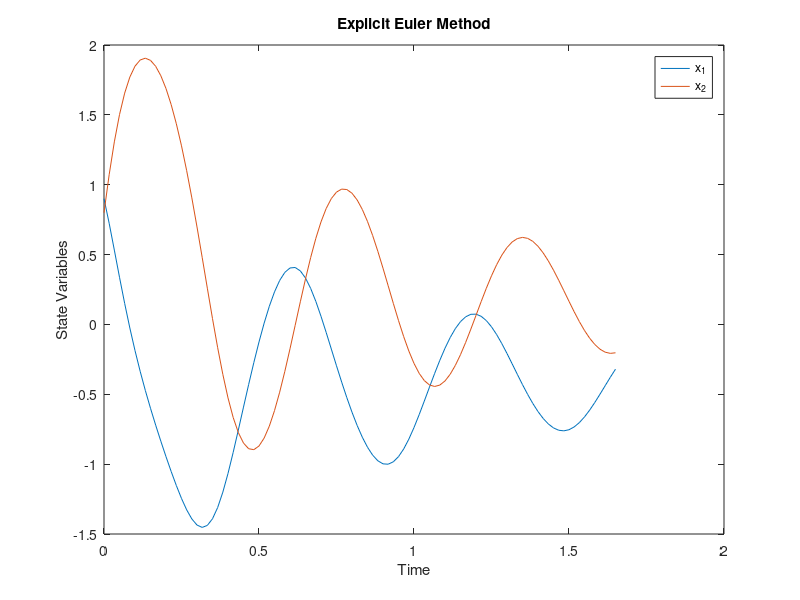

The MATLAB script that drew this image: (Note: this script raises an error after producing the figure.)
clc
clear

% Initial conditions
x_ini = [0.9; 0.8];  % Initial values of x

% Parameters
dt = 1/60/1;  % Time step (4 samples per cycle)
nt = 100;     % Number of time points
nx = 2;       % Number of variables (states)
nu = 1;       % Number of control inputs

wbase = 2 * pi * 60;
M = 30;
Pm = 5;
Pmax = 10;
J = [0 -1; 1 0];
%R = zeros(2, 2);
R = diag([0.3;0]);
% Define Hamiltonian H and its derivative dH
H = @(x) wbase * x(1)^2 / (2 * M) - Pmax * cos(x(2));
dH = @(x) [wbase * x(1) / M; Pmax * sin(x(2))];

% Define system dynamics function f
f = @(x) (J - R) * dH(x) + [0; Pm];

%% Explicit Euler Method %%

tode = (0:nt-1) * dt;   % Time vector
xode_explicit = zeros(nx, nt);  % State trajectory for explicit method
Hode_explicit = zeros(nt,1);
x_explicit = x_ini;     % Initial state
xode_explicit(:, 1) = x_explicit;  % Store initial state
Hode_explicit(1) = H(xode_explicit);
for k = 2:nt
    x_explicit = x_explicit + dt * f(x_explicit);
    xode_explicit(:, k) = x_explicit;
    Hode_explicit(k) = H(x_explicit);
end

figure(1)
plot(tode, xode_explicit')
title('Explicit Euler Method')
xlabel('Time')
ylabel('State Variables')
legend('x_1', 'x_2')


%% Implicit Euler Method %%
tode = (0:nt-1) * dt;   % Time vector
xode_implicit = zeros(nx, nt);  % State trajectory for implicit method
Hode_implicit = zeros(nt,1);
x_implicit = x_ini;     % Initial state
xode_implicit(:, 1) = x_implicit;  % Store initial state
Hode_implicit(1) = H(xode_implicit);

for k = 2:nt
    x_implicit = T(f, x_implicit, dt);
    xode_implicit(:, k) = x_implicit;
    Hode_implicit(k) = H(x_implicit);
end

figure(2)
plot(tode, xode_implicit')
title('Implicit Euler Method')
xlabel('Time')
ylabel('State Variables')
legend('x_1', 'x_2')



%% Runge-Kutta explicito %%

tode      = (1:nt)*dt;
xode      = zeros(nx,nt);
hode3 = zeros(nt,1);
x         = x_ini;
xode(:,1) = x_ini;
hode3(1) = H(x);

for k = 2:nt
    x = x + dt*Fr(f,x,dt);
    xode(:,k) = x;
    hode3(k) = H(x);
end

figure(3)
plot(tode,xode)
title("Explicit Rugen-Kutta Method")
xlabel('Time')
ylabel('State Variables')
legend('x_1', 'x_2')
grid on

%% Runge-Kutta implicito %% 

tode      = (1:nt)*dt;
xode      = zeros(nx,nt);
hode4     = zeros(nt,1);
x         = x_ini;
xode(:,1) = x_ini;
hode4(1) = H(x);

for k = 2:nt
    x = T(@(x) Fr(f,x,dt),x,dt); 
    xode(:,k) = x;
    hode4(k) = H(x);
end

figure(4)
plot(tode,xode)
title("Implicit Rugen-Kutta Method")
xlabel('Time')
ylabel('State Variables')
legend('x_1', 'x_2')
grid on

figure(5)
plot(tode, [Hode_explicit Hode_implicit hode3 hode4]')
title('Hamiltonian')
xlabel('Time')
ylabel('Hamiltonians')
legend('EulerEx_1', 'EulerImp_2', 'RkktExp_1', 'RkktImp_1')


[t,x] = ode45(@(t,x) f(x),tode,x_ini);

figure(6)
plot(t,x);
title('ODE45 Method')
xlabel('Time')
legend('x_1', 'x_2')
grid on



[t,x] = ode15s(@(t,x) f(x),tode,x_ini);

figure(7)
plot(t,x);
title('ODE15s Method')
xlabel('Time')
legend('x_1', 'x_2')
grid on




function xn = Fr(f,x,dt)
    f1 = f(x);
    f2 = f(x + dt*f1/2);
    f3 = f(x + dt*f2/2);
    f4 = f(x + dt*f3);

    xn = (f1 + 2*f2 + 2*f3 + f4)/6;
end



function xn = T(f, x, dt)
    tol = 1e-6;
    m = 0;
    err = tol + 1;
    xn = x;
    
    while err > tol && m < 50
        xa = xn;
        xn = x + dt * f(xa);
        err = norm(xa - xn);
        m = m + 1;
    end
    
    if m >= 50
        disp('Inconsistency: Maximum iterations reached.');
    end
end



